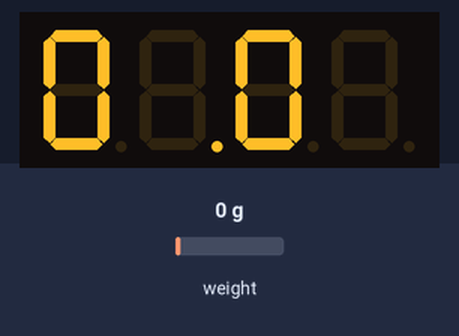
Simulated run of this sketch. Board: Arduino Uno, built with avr-gcc and run on an emulated ATmega328P. Parts: 4-digit seven-segment display. The test bench sets the inputs (shaded band); at power-on: weight on the scale 0 g. What the sketch prints to the serial monitor is not drawn.

Above: at 5.6 s.
5.7 s: weight on the scale set to 100 g
At 7.4 s:
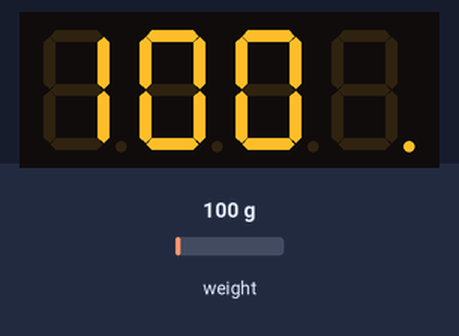
8.5 s: weight on the scale set to 1250 g
At 11.7 s:
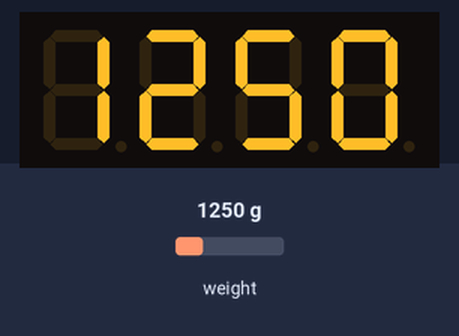
12.5 s: weight on the scale set to 2500 g
At 16.1 s:
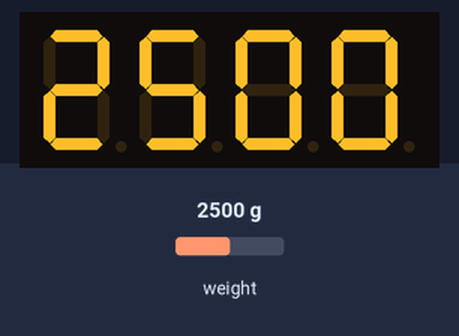
Timing chart, 0 to 17.6 s (numbered marks = the images above; inputs shaded):
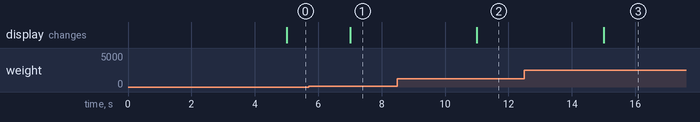

Measured:
- after the input at 5.7 s, the display: changes after 1.3 s (image 1)
- after the input at 8.5 s, the display: changes after 2.5 s (image 2)
- after the input at 12.5 s, the display: changes after 2.5 s (image 3)

The sketch:

WeighSensor.ino
```cpp
/*****************************************************
 * WeighSensor.ino
 * 目的:
 *  測試重量感測器功能
 * 方法:
 *  重量感測器 + 數字顯示器
 * 步驟:
 *  1. 打開序列埠監看視窗,等待"重量感測器校正完成!!!"
 *  2. 此時,放置物件於感測器上
 *  3. 觀察數字顯示器上顯示的重量值或透過序列埠監看視窗
 * 結果:
 *   顯示器上顯示的重量值並序列埠監看視窗顯示重量值
*****************************************************/

#include "HX711.h"          //掛載重量感測器標頭檔
#include <Wire.h>
#include <TM1650.h>         //掛載數字顯示器標頭檔


#define WH_DT_Pin     4     //定義重量感測器WH_DT_Pin腳位連接至4腳
#define WH_SCK_Pin    5     //定義重量感測器WH_SCK_Pin腳位連接至5腳
#define WH_factor     4200  //定義重量感測器比例參數

HX711 whScale;              //宣告重量感測器物件
TM1650 disp;                //宣告數字顯示器物件


/************************* 初始設定 *******************/
void setup()
{
  Serial.begin(9600);

  Wire.begin();
  disp.init();                            //初始化數字顯示器物件

  whScale.begin(WH_DT_Pin, WH_SCK_Pin);   //初始化重量感測器物件
  whScale.set_scale(WH_factor);           //設定重量感測器比例參數
  whScale.tare();                         //設定重量感測器歸零
  delay(2000);                            //延遲2秒

  //等待自我校正完成，待出現ready後，才可以放置物品
  Serial.println("重量感測器校正完成!!!");
}


/************************* 主程式 ***********************/
void loop()
{
  //讀取重量值，10的意思是取10次的平均重量
  float weight = whScale.get_units(10);
  Serial.println(weight, 1);
  delay(1000);

  //透過數字顯示器顯示重量值
  char line[6];               //設置一字串緩存區
  dtostrf(weight, 3, 1, line);//把浮點數轉成字串
  disp.displayString(line);   //顯示字串
}
```
